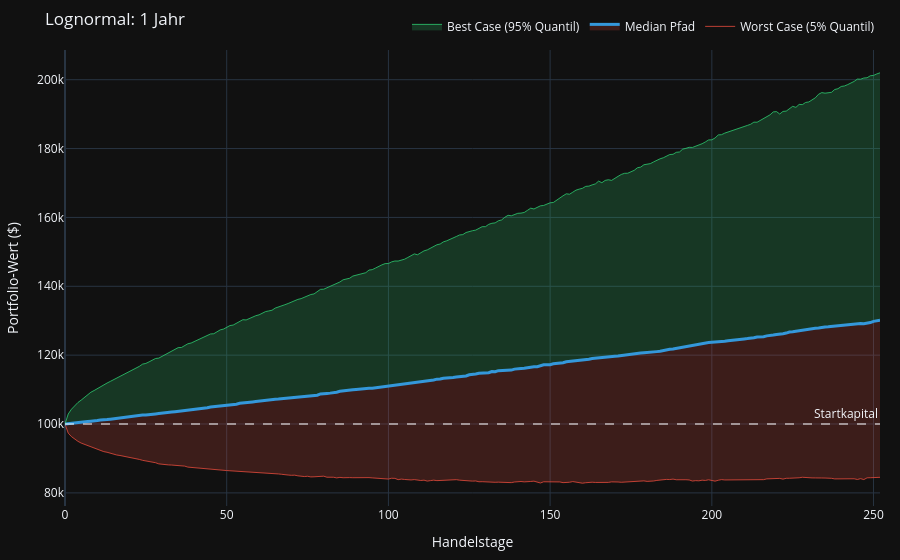

The cell this chart's notebook holds for it:
### Code cell
# Pfade fuer das Fan-Chart einmal explizit ziehen (calculate_monte_carlo_risk
# liefert sie als vierten Rueckgabewert; in Cell 27 werden sie mit _, _ verworfen).
_, _, _, pf_paths = calculate_monte_carlo_risk(
    portfolio_returns_log,
    100000,
    0.05,
    252,
    simulations=monte_carlo_simulations,
    black_swan=False,
)

fig = plot_monte_carlo_fan_chart(
    portfolio_paths=pf_paths,
    start_capital=100000,
    var_level=0.05,
    title="Lognormal: 1 Jahr",
)
fig.show()

### Figure 1 — Plotly figure (JSON) as saved in the notebook; plotly's stock layout.template omitted (floating-point values rounded to 4 significant figures; data arrays with more than 128 entries replaced by an {"elided": "..."} marker saying what was removed)
{"data": [{"line": {"color": "rgba(231, 76, 60, 0.8)", "width": 1}, "mode": "lines", "name": "Worst Case (5% Quantil)", "type": "scatter", "x": {"elided": "253 int values"}, "y": {"elided": "253 float values"}}, {"fill": "tonexty", "fillcolor": "rgba(231, 76, 60, 0.2)", "line": {"color": "rgb(52, 152, 219)", "width": 3}, "mode": "lines", "name": "Median Pfad", "type": "scatter", "x": {"elided": "253 int values"}, "y": {"elided": "253 float values"}}, {"fill": "tonexty", "fillcolor": "rgba(46, 204, 113, 0.2)", "line": {"color": "rgba(46, 204, 113, 0.8)", "width": 1}, "mode": "lines", "name": "Best Case (95% Quantil)", "type": "scatter", "x": {"elided": "253 int values"}, "y": {"elided": "253 float values"}}], "layout": {"annotations": [{"showarrow": false, "text": "Startkapital", "x": 1, "xanchor": "right", "xref": "x domain", "y": 100000, "yanchor": "bottom", "yref": "y"}], "hovermode": "x unified", "legend": {"orientation": "h", "x": 1, "xanchor": "right", "y": 1.02, "yanchor": "bottom"}, "margin": {"b": 20, "l": 20, "r": 20, "t": 50}, "shapes": [{"line": {"color": "rgba(255, 255, 255, 0.5)", "dash": "dash"}, "type": "line", "x0": 0, "x1": 1, "xref": "x domain", "y0": 100000, "y1": 100000, "yref": "y"}], "title": {"text": "Lognormal: 1 Jahr"}, "xaxis": {"title": {"text": "Handelstage"}}, "yaxis": {"title": {"text": "Portfolio-Wert ($)"}}}}
